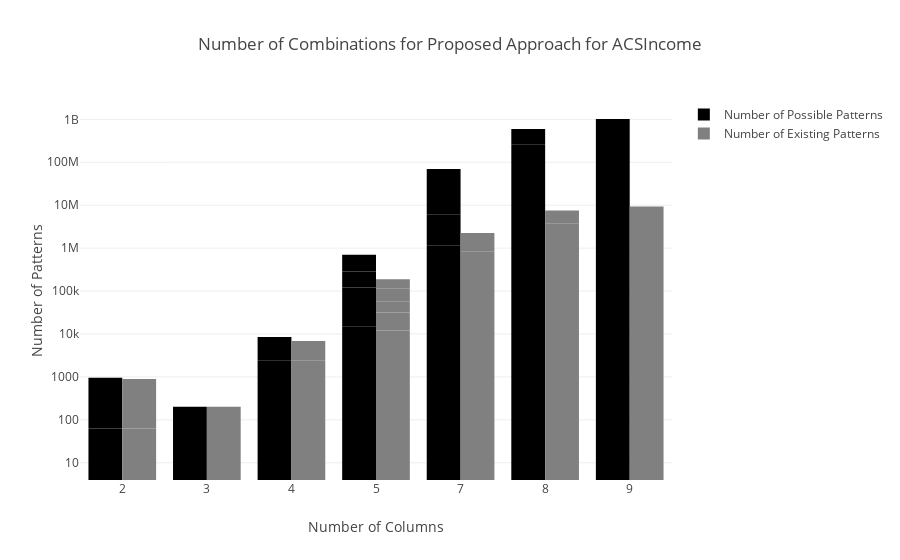

Here is the notebook cell this chart was saved with:
### Code cell
#show number of potential combinations for every number of keys with plotly
visualize_no_of_combinations("ACSIncome", acs_income_buckets, acs_runtime_dict_rows_s)

### Figure 1 — Plotly figure (JSON) as saved in the notebook; plotly's stock layout.template omitted (floating-point values rounded to 4 significant figures)
{"data": [{"name": "Number of Possible Patterns", "type": "bar", "x": ["2", "2", "2", "2", "3", "2", "4", "4", "5", "5", "5", "5", "5", "7", "7", "7", "8", "8", "9"], "y": [11, 23, 29, 31, 203, 866, 2447, 6119, 14687, 32639, 73439, 166463, 416159, 1175039, 4993919, 63672479, 254689919, 339586559, 1018759679]}, {"marker": {"color": "grey"}, "name": "Number of Existing Patterns", "type": "bar", "x": ["2", "2", "2", "2", "3", "2", "4", "4", "5", "5", "5", "5", "5", "7", "7", "7", "8", "8", "9"], "y": [11, 23, 29, 31, 203, 795, 2370, 4522, 12032, 19613, 26522, 58332, 72501, 293705, 532163, 1428222, 3674383, 3830436, 9339813]}], "layout": {"title": {"text": "Number of Combinations for Proposed Approach for ACSIncome"}, "xaxis": {"overlaying": "x", "side": "bottom", "title": {"text": "Number of Columns"}, "type": "category"}, "yaxis": {"overlaying": "y", "side": "left", "title": {"text": "Number of Patterns"}, "type": "log"}}}
